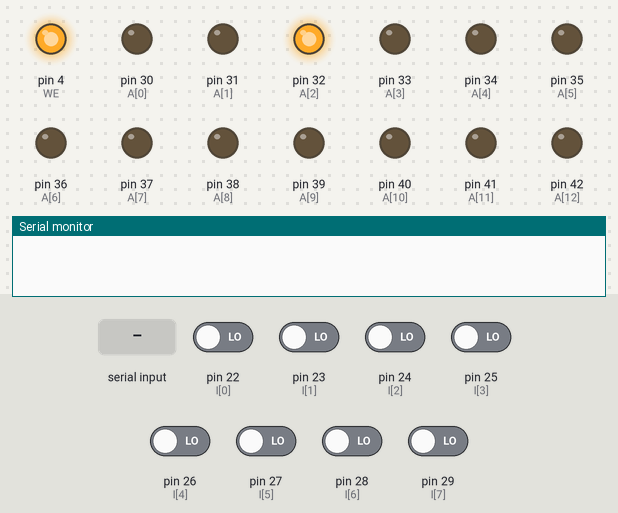
The sketch below on a simulated Arduino Mega 2560, built with avr-gcc and run on an emulated ATmega2560. On the bench: output pins drawn as LEDs (lit = HIGH), the last lines printed to the serial monitor. The test bench sets the inputs (shaded band); at power-on: pin 22 (I[0]), pin 23 (I[1]), pin 24 (I[2]), pin 25 (I[3]), pin 26 (I[4]), pin 27 (I[5]), pin 28 (I[6]), pin 29 (I[7]) LOW. Pins used as bus, display or sensor lines are not drawn.

Above: at 1.4 s.
1.5 s: "90,45\n" received over Serial
At 3.7 s:
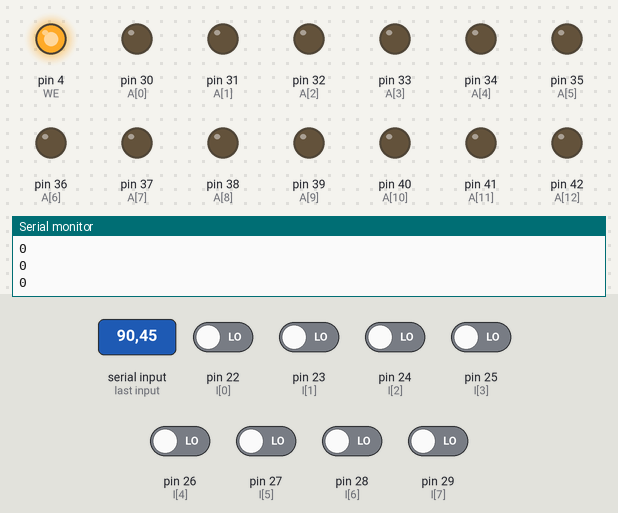
4.0 s: "30,150\n" received over Serial
At 4.8 s:
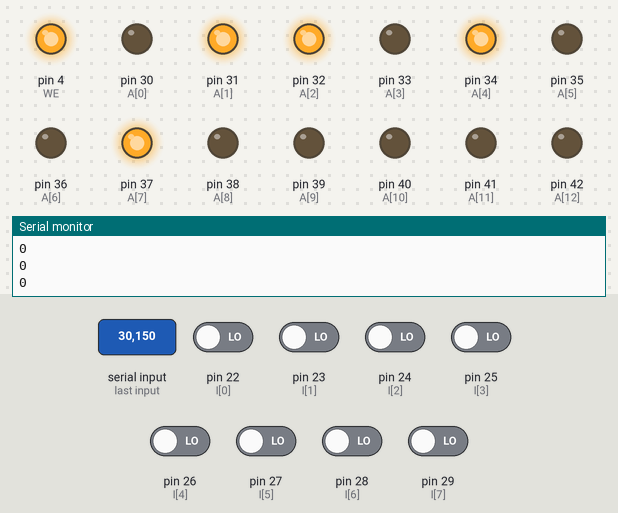
6.5 s: "5\n" received over Serial
At 7.3 s:
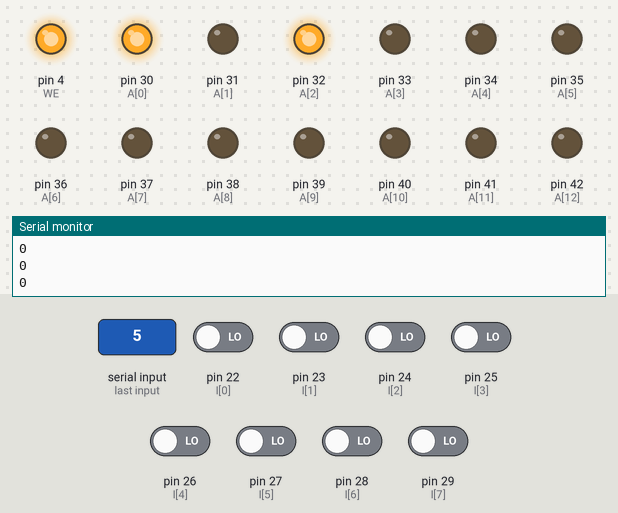
9.0 s: "200\n" received over Serial
At 9.6 s:
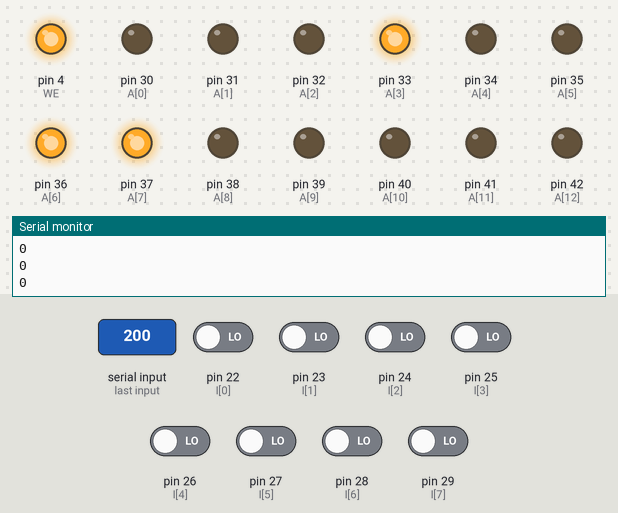
Timing chart, 0 to 12.0 s (numbered marks = the images above; inputs shaded):
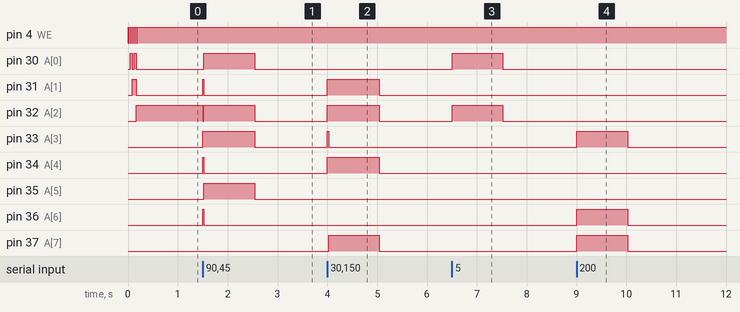

Measured:
- after the input at 1.5 s, pin 30 (A[0]), pin 33 (A[3]), pin 35 (A[5]): LOW → HIGH at once, → LOW 1.0 s later; pin 31 (A[1]), pin 34 (A[4]), pin 36 (A[6]): LOW → HIGH at once, → LOW 0.02 s later; pin 32 (A[2]): HIGH → LOW at once, → HIGH 0.02 s later, → LOW 1.0 s later
- after the input at 4.0 s, pin 31 (A[1]), pin 32 (A[2]), pin 34 (A[4]), pin 37 (A[7]): LOW → HIGH at once, → LOW 1.0 s later; pin 33 (A[3]): LOW → HIGH at once, → LOW 0.02 s later
- after the input at 6.5 s, pin 30 (A[0]), pin 32 (A[2]): LOW → HIGH at once, → LOW 1.0 s later
- after the input at 9.0 s, pin 33 (A[3]), pin 36 (A[6]), pin 37 (A[7]): LOW → HIGH at once, → LOW 1.0 s later

The sketch:

AT28C_EEPROM_Mega.ino
```cpp
// AT28C EEPROM Programmer for Arduino Mega
// Colin Maykish (cmaykish.com)
// 04/17/2016

// Width in bits of address bus (64K has 13, 256K has 15)
const int ADDR_BUS_WIDTH = 13;

// Chip Enable
const int CE = 2;
// Ouput Enable
const int OE = 3;
// Write Enable
const int WE = 4;
// Data bus pins
const int I[] = { 22, 23, 24, 25, 26, 27, 28, 29 };
// Address bus pins
const int A[] = { 30, 31, 32, 33, 34, 35, 36, 37, 38, 39, 40, 41, 42 };

// Byte array to write to EEPROM
const byte HEX_FILE[] = { 0x0, 0x0, 0x0, 0x0, 0x0 };

void setup() {
  Serial.begin(9600);

  // Define control pins and turn them all off
  pinMode(OE, OUTPUT);
  pinMode(WE, OUTPUT);
  pinMode(CE, OUTPUT);
  digitalWrite(OE, HIGH);
  digitalWrite(WE, HIGH);
  digitalWrite(CE, HIGH);

  // Set address bus to outputs
  for (int i = 0; i < ADDR_BUS_WIDTH; i++) {
    pinMode(A[i], OUTPUT);
  }

  // Write hex file to EEPROM
  for (int i = 0; i < sizeof(HEX_FILE); i++) {
    writeByte(i, HEX_FILE[i]);
  }
}

void loop() {
  while (Serial.available() > 0) {
    int b = Serial.parseInt();
    Serial.println(readByte(b));
  }
}

// Set data bus to INPUT or OUTPUT
void setDataBusMode(int mode) {
  if (mode == INPUT || mode == OUTPUT) {
    for (int i = 0; i < 8; i++) {
      pinMode(I[i], mode);
    }
  }
}

// Write an address to the address bus
void setAddress(int addr) {
  for (int i = 0; i < ADDR_BUS_WIDTH; i++) {
    int a = (addr & (1 << i)) > 0;
    digitalWrite(A[i], a);
  }
}

void writeByte(int addr, byte val) {
  digitalWrite(OE, HIGH);
  setDataBusMode(OUTPUT);
  setAddress(addr);

  // Send data value to data bus
  for (int i = 0; i < 8; i++) {
    int a = (val & (1 << i)) > 0;
    digitalWrite(I[i], a);
  }

  // Commit data write
  digitalWrite(CE, LOW);
  delay(10);
  digitalWrite(WE, LOW);
  delay(10);
  digitalWrite(WE, HIGH);
  delay(10);
  digitalWrite(CE, HIGH);
  delay(10);
}

byte readByte(int addr) {
  byte data = 0;

  setDataBusMode(INPUT);

  // Write the addr
  for (int i = 0; i < ADDR_BUS_WIDTH; i++) {
    int a = (addr & (1 << i)) > 0;
    digitalWrite(A[i], a);
  }

  digitalWrite(CE, LOW);
  digitalWrite(OE, LOW);
  delay(10);

  // Read data bus
  for (int i = 0; i < 8; i++) {
    int d = digitalRead(I[i]);
    data += (d << i);
  }

  digitalWrite(OE, HIGH);
  digitalWrite(CE, HIGH);
  delay(10);

  return data;
}
```
